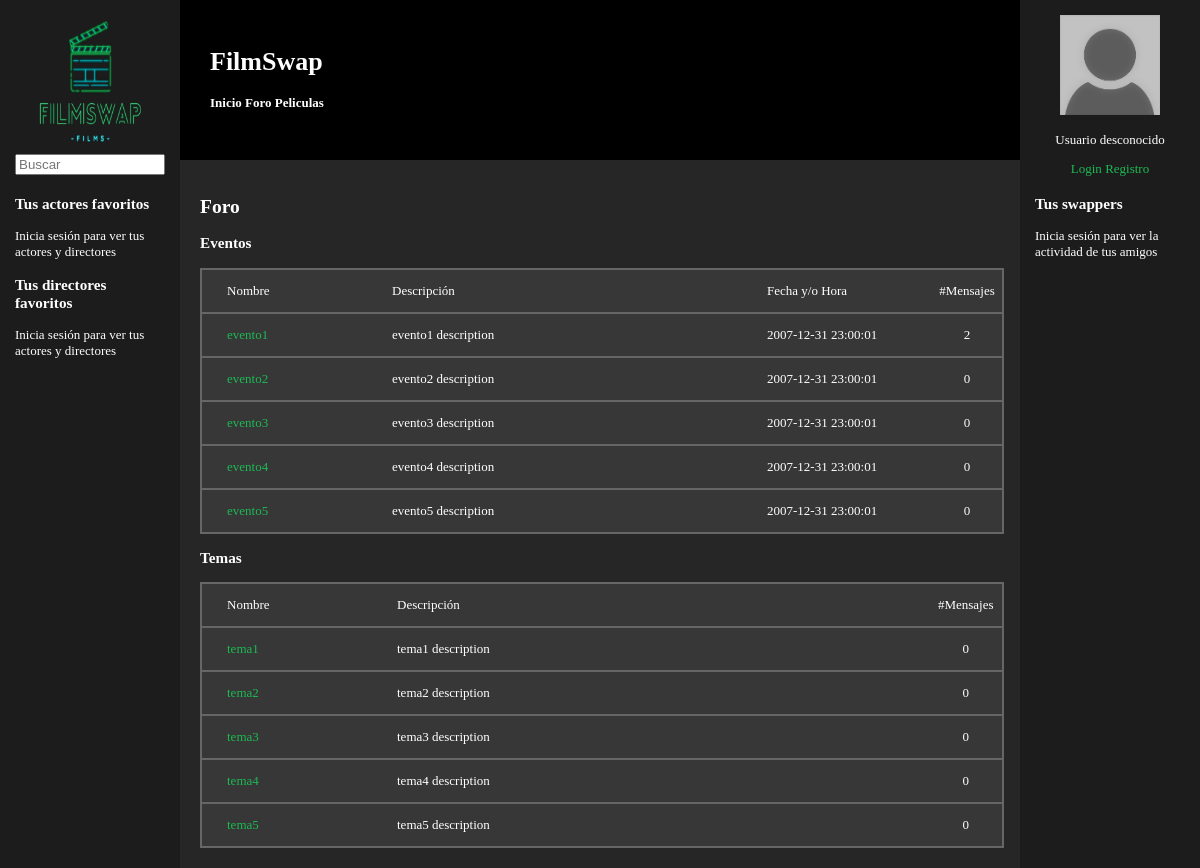
Screenshot of /foro.php with the database file from the repository.
### tables this page shows
CREATE TABLE `foro_eventos_temas` (
  `id` int(11) NOT NULL,
  `name` varchar(45) NOT NULL,
  `description` longtext NOT NULL,
  `time` timestamp NULL DEFAULT NULL,
  `time_created` timestamp NOT NULL DEFAULT current_timestamp(),
  `num_messages` int(11) NOT NULL DEFAULT 0
);

### includes/EventoTema.php (called while the page is built, shortened)
<?php
class EventoTema
{
	public static function buscaEventosRecientes()
	{
		$result = [];
        $app = Aplicacion::getSingleton();
        $conn = $app->conexionBd();
		$query = "SELECT * FROM foro_eventos_temas WHERE time IS NOT NULL ORDER BY time DESC";
		$rs = $conn->query($query);
		if ($rs) {
		  while($fila = $rs->fetch_assoc()) {
			$result[] = new EventoTema($fila['id'], $fila['name'], $fila['description'], $fila['time'], $fila['time_created'], $fila['num_messages']);
		  }
		}
		return $result;
	}
    public static function buscaTemas()
    {
        $result = [];
        $app = Aplicacion::getSingleton();
        $conn = $app->conexionBd();
        $query = "SELECT * FROM foro_eventos_temas WHERE time IS NULL";
        $rs = $conn->query($query);
        if ($rs) {
          while($fila = $rs->fetch_assoc()) {
            $result[] = new EventoTema($fila['id'], $fila['name'], $fila['description'], $fila['time'], $fila['time_created'], $fila['num_messages']);
          }
        }
        return $result;
    }
    private $id;
    private $name;
	private $description;
	private $time;
    private $num_messages;
    private function __construct($id, $name, $description, $time, $time_created, $num_messages)
    {
        $this->id= $id;
        $this->name = $name;
        $this->description = $description;
        $this->time = $time;
        $this->num_messages = $num_messages;
    }
    public function id()
    {
        return $this->id;
    }
    public function name()
    {
        return $this->name;
    }
    public function description()
    {
        return $this->description;
    }
    public function time()
    {
        return $this->time;
    }
    public function num_messages()
    {
        return $this->num_messages;
    }
}

### includes/config.php (called while the page is built, shortened)
<?php
spl_autoload_register(function ($class) {
    $prefix = 'es\\ucm\\fdi\\aw\\';
    $base_dir = __DIR__ . '/';
    $len = strlen($prefix);
    $relative_class = substr($class, $len);
    $file = $base_dir . str_replace('\\', '/', $relative_class) . '.php';
});

### includes/eventosTemas.php (the view, shortened to what this page needs)
<?php
class eventosTemas
{
	function listaEventos()
	{
		$html = '';
		$eventos = EventoTema::buscaEventosRecientes();
		foreach($eventos as $evento) {
			$href = './eventoTema.php?id=' . $evento->id() . '&nombre=' . $evento->name() . '&time=' . $evento->time();
			$html .= '<div class="row">';
			$html .= '<div class="col" id="col-4-1">';
			$html .= "<p><a href=\"$href\">{$evento->name()} </a></p>";
			$html .= '</div>';
			$html .= '<div class="col" id="col-4-2">';
			$html .= "<p>{$evento->description()}</p>";
			$html .= '</div>';
			$html .= '<div class="col" id="col-4-3">';
			$html .= "<p>{$evento->time()}</p>";
			$html .= '</div>';
			$html .= '<div class="col" id="col-4-4">';
			$html .= "<p>{$evento->num_messages()}</p>";
			$html .= '</div>';
			$html .= '</div>';
		}
		return $html;
	}
	function listaTemas()
	{
		$html = '';
		$temas = EventoTema::buscaTemas();
		foreach($temas as $tema) {
			$href = './eventoTema.php?id=' . $tema->id() . '&nombre=' . $tema->name() . '&time=' . $tema->time();
			$html .= '<div class="row">';
			$html .= '<div class="col" id="col-3-1">';
			$html .= "<p><a href=\"$href\">{$tema->name()} </a></p>";
			$html .= '</div>';
			$html .= '<div class="col" id="col-3-2">';
			$html .= "<p>{$tema->description()}</p>";
			$html .= '</div>';
			$html .= '<div class="col" id="col-3-3">';
			$html .= "<p>{$tema->num_messages()}</p>";
			$html .= '</div>';
			$html .= '</div>';
		}
		return $html;
	}
}

### foro.php (shortened to what this page needs)
<?php
require_once __DIR__.'/includes/config.php';
$eventosTemas = new es\ucm\fdi\aw\eventosTemas();
$contenidoPrincipal='<h1>Foro</h1>';
$contenidoPrincipal.=<<<EOS
	<h3>Eventos</h3>
	<div class="row-top">
		<div class="col" id="col-4-1">
			<p>Nombre</p>
		</div>
		<div class="col" id="col-4-2">
			<p>Descripción</p>
		</div>
		<div class="col" id="col-4-3">
			<p>Fecha y/o Hora</p>
		</div>
		<div class="col" id="col-4-4">
			<p>#Mensajes</p>
		</div>
	</div>
EOS;
$contenidoPrincipal .= $eventosTemas->listaEventos();
$contenidoPrincipal.=<<<EOS
	<h3>Temas</h3>
	<div class="row-top">
		<div class="col" id="col-3-1">
			<p>Nombre</p>
		</div>
		<div class="col" id="col-3-2">
			<p>Descripción</p>
		</div>
		<div class="col" id="col-3-3">
			<p>#Mensajes</p>
		</div>
	</div>
EOS;
$contenidoPrincipal .= $eventosTemas->listaTemas();
require __DIR__ . '/includes/plantillas/plantilla.php';

### includes/plantillas/plantilla.php (shortened to what this page needs)
<!DOCTYPE html>
<html>
<head>
    <link rel="stylesheet" type="text/css" href="estilo.css" />
</head>
<body>
    <?php
    require("includes/comun/sidebarIzq.php");
    ?>
    <main>
		<?php
		require("includes/comun/cabecera.php");
		?>
        <article>
            <?= $contenidoPrincipal ?>
        </article>
    </main>
    <?php
    require("includes/comun/sidebarDer.php");
    ?>
</body>
</html>

### includes/comun/sidebarIzq.php (shortened to what this page needs)
<?php
require_once 'includes/config.php';
function mostrarActoresDirectores($actorDirector) {
	$actoresDirectores = new es\ucm\fdi\aw\actoresDirectores();
	if (isset($_SESSION["login"]) && ($_SESSION["login"]===true)) {
		echo $actoresDirectores->listaActoresDirectores($_SESSION["nombre"], 7, $actorDirector);
	} else {
		echo "<p>Inicia sesión para ver tus actores y directores</p>";
	}
}
?>
<aside id="sidebarIzq">
	<div id="topSide">
		<img src="img/logo1.png" alt="filmswap logo" width="75%" height="100%>
		<form id="buscador" name="buscador" method="post" action="buscar.php">
			<input id="buscar" name="buscar" type="text" placeholder="Buscar" autofocus>
	</div>
	<div id="contentSide">
		<h3> Tus actores favoritos </h3>
		<?php
			mostrarActoresDirectores(0);
		?>
		<h3> Tus directores favoritos </h3>
	</div>
</aside>

### includes/comun/cabecera.php
<header>
	<h1>FilmSwap</h1>
	<a href="index.php">Inicio</a>
	<a href="foro.php">Foro</a>
	<a href="peliculas.php">Peliculas</a>
</header>

### includes/comun/sidebarDer.php
<?php
function mostrarSaludo() {
	if (isset($_SESSION["login"]) && ($_SESSION["login"]===true)) {
		echo "<img id=\"prof_pic\" src=\"img/usuarios/{$_SESSION["imagen"]}\" alt=\"imagen\" width=\"100\" height=\"100\"><p>Bienvenido, " . $_SESSION["nombre"] . "</p><a href='perfil.php'>Perfil</a> <a href='logout.php'>Salir</a>";
	} else {
		echo "<img id=\"prof_pic\" src=\"img/usuarios/user_no_logged.png\" alt=\"imagen\" width=\"100\" height=\"100\"><p> Usuario desconocido </p><a href='login.php'>Login</a> <a href='registro.php'>Registro</a>";
	}
}
function mostrarAmigos() {
	$usuarios = new es\ucm\fdi\aw\usuarios();
	if (isset($_SESSION["login"]) && ($_SESSION["login"]===true)) {
		echo $usuarios->listaAmigos($_SESSION["nombre"], 7);
	} else {
		echo "<p>Inicia sesión para ver la actividad de tus amigos</p>";
	}
}
?>
<aside id="sidebarDer">
	<div id="topSide">
		<?php
			mostrarSaludo();
		?>
	</div>
	<div id="contentSide">
		<h3> Tus swappers </h3>
		<?php
			mostrarAmigos();
		?>
	</div>
</aside>

### estilo.css (style rules this page uses)
html { height: 100%; }
body { display: flex; background-color: #262626; margin: 0px; padding: 0px; min-height: -webkit-fill-available; font-size: small; }
header { padding: 30px; height: 100px; color: #FFFFFF; background-color: #000000; }
header a, header a:visited { color: white; font-weight: bold; text-decoration: none; }
a { color: #1DB954; text-decoration: none; }
#sidebarIzq { width: 15%; float: left; color: #FFFFFF; background-color: #1C1C1C; }
#sidebarDer { width: 15%; float: right; color: #FFFFFF; background-color: #1C1C1C; }
main { width: 70%; float: left; height: 100%; background-color: #262626; color: white; overflow-y: auto; }
article { padding: 20px; }
#topSide { width: auto; height: 135px; padding: 15px; text-align: center; }
#buscar { width: 100%; box-sizing: border-box; }
#prof_pic { float: center; }
#contentSide { padding: 15px; }
.row-top { justify-content: space-around; width: 100%; border-style: solid; border-color: #666666; border-width: 2px; display: flex; }
.row { justify-content: space-around; width: 100%; border-style: solid; border-color: #666666; border-width: 0 2px 2px 2px; display: flex; }
.col { padding-left: 25px; background-color: #373737; }
#col-4-1 { width: 20%; }
#col-4-2 { width: 50%; }
#col-4-3 { width: 20%; }
#col-4-4 { width: 10%; }
#col-4-4 > p { text-align: center; }
#col-3-1 { width: 20%; }
#col-3-2 { width: 70%; }
#col-3-3 { width: 10%; }
#col-3-3 > p { text-align: center; }

### rows the page displays
foro_eventos_temas: name "evento1", description "evento1 description", time "2007-12-31 23:00:01", num_messages "2"
foro_eventos_temas: name "evento2", description "evento2 description", time "2007-12-31 23:00:01", num_messages "0"
foro_eventos_temas: name "evento3", description "evento3 description", time "2007-12-31 23:00:01", num_messages "0"
foro_eventos_temas: name "evento4", description "evento4 description", time "2007-12-31 23:00:01", num_messages "0"
foro_eventos_temas: name "evento5", description "evento5 description", time "2007-12-31 23:00:01", num_messages "0"
foro_eventos_temas: name "tema1", description "tema1 description", num_messages "0"
foro_eventos_temas: name "tema2", description "tema2 description", num_messages "0"
foro_eventos_temas: name "tema3", description "tema3 description", num_messages "0"
foro_eventos_temas: name "tema4", description "tema4 description", num_messages "0"
foro_eventos_temas: name "tema5", description "tema5 description", num_messages "0"
